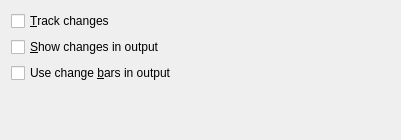
<?xml version="1.0" encoding="UTF-8"?>
<ui version="4.0">
 <class>ChangeTrackingUi</class>
 <widget class="QWidget" name="ChangeTrackingUi">
  <property name="geometry">
   <rect>
    <x>0</x>
    <y>0</y>
    <width>401</width>
    <height>140</height>
   </rect>
  </property>
  <property name="windowTitle">
   <string/>
  </property>
  <layout class="QGridLayout" name="gridLayout">
   <item row="0" column="0">
    <widget class="QCheckBox" name="trackChangesCB">
     <property name="toolTip">
      <string>If checked, additions and deletions will be tracked in the document</string>
     </property>
     <property name="text">
      <string>&amp;Track changes</string>
     </property>
    </widget>
   </item>
   <item row="1" column="0">
    <widget class="QCheckBox" name="outputChangesCB">
     <property name="toolTip">
      <string>If checked, changes will be shown in the PDF/DVI/PS output</string>
     </property>
     <property name="text">
      <string>&amp;Show changes in output</string>
     </property>
    </widget>
   </item>
   <item row="2" column="0">
    <widget class="QCheckBox" name="changeBarsCB">
     <property name="toolTip">
      <string>Use change bars in addition to change tracking markup</string>
     </property>
     <property name="text">
      <string>Use change &amp;bars in output</string>
     </property>
    </widget>
   </item>
   <item row="3" column="0">
    <spacer name="verticalSpacer">
     <property name="orientation">
      <enum>Qt::Vertical</enum>
     </property>
     <property name="sizeHint" stdset="0">
      <size>
       <width>20</width>
       <height>32</height>
      </size>
     </property>
    </spacer>
   </item>
  </layout>
 </widget>
 <includes>
  <include location="local">qt_i18n.h</include>
 </includes>
 <resources/>
 <connections/>
</ui>
